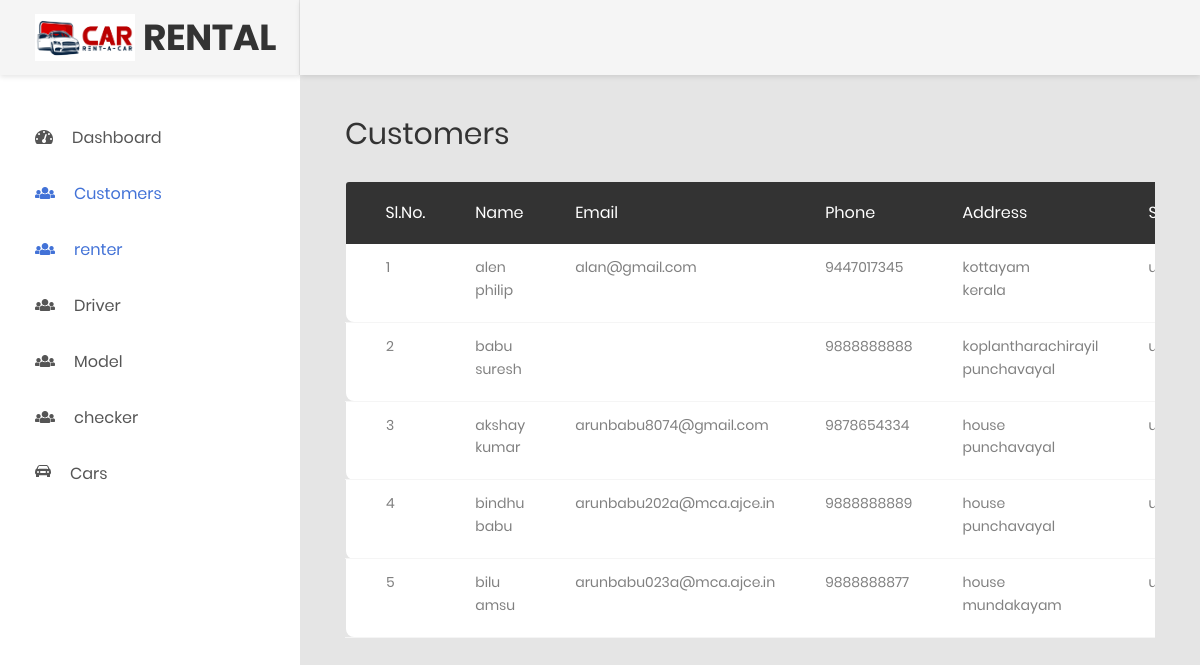
Page /code/admin/customer.php (signed in) on the earlier database version.
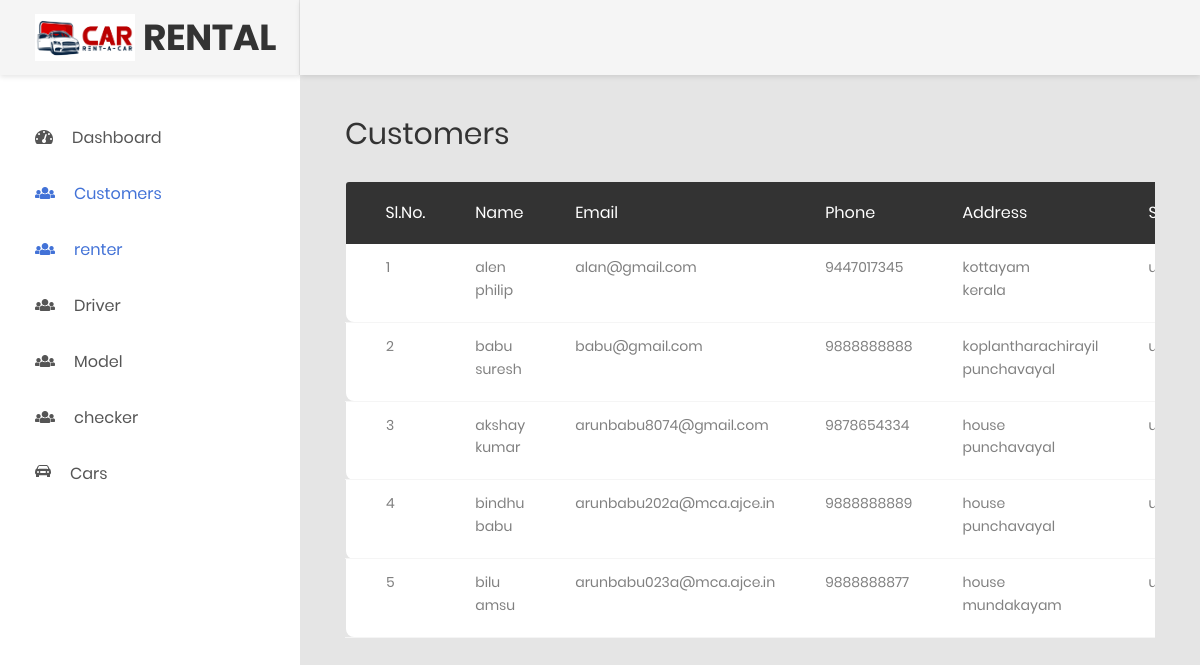
Same page on the later database version.
### tables this page shows
CREATE TABLE `customer` (
  `cus_id` int(11) NOT NULL,
  `log_id` int(11) NOT NULL,
  `fname` varchar(50) NOT NULL,
  `lname` varchar(50) NOT NULL,
  `email` varchar(50) NOT NULL,
  `phone` bigint(20) NOT NULL,
  `addresss` varchar(100) NOT NULL,
  `place` varchar(50) NOT NULL,
  `license` varchar(100) DEFAULT 'null'
);

### code/admin/customer.php (the view, shortened to what the changed rows need)
<?php
include '../config.php';
?>
<!DOCTYPE html>
<html lang="en">
<head>
  <link href="css/font-face.css" rel="stylesheet" media="all">
  <link href="vendor/font-awesome-4.7/css/font-awesome.min.css" rel="stylesheet" media="all">
  <link href="vendor/font-awesome-5/css/fontawesome-all.min.css" rel="stylesheet" media="all">
  <link href="vendor/mdi-font/css/material-design-iconic-font.min.css" rel="stylesheet" media="all">
  <link href="vendor/bootstrap-4.1/bootstrap.min.css" rel="stylesheet" media="all">
  <link href="vendor/animsition/animsition.min.css" rel="stylesheet" media="all">
  <link href="vendor/bootstrap-progressbar/bootstrap-progressbar-3.3.4.min.css" rel="stylesheet" media="all">
  <link href="vendor/wow/animate.css" rel="stylesheet" media="all">
  <link href="vendor/css-hamburgers/hamburgers.min.css" rel="stylesheet" media="all">
  <link href="vendor/slick/slick.css" rel="stylesheet" media="all">
  <link href="vendor/select2/select2.min.css" rel="stylesheet" media="all">
  <link href="vendor/perfect-scrollbar/perfect-scrollbar.css" rel="stylesheet" media="all">
  <link href="css/theme.css" rel="stylesheet" media="all">
</head>
<body class="animsition">
  <div class="page-wrapper">
    <aside class="menu-sidebar d-none d-lg-block">
      <div class="logo">
        <h1>
         RENTAL
        </h1>
      </div>
    </aside>
    <div class="page-container">
      <div class="main-content">
        <div class="section__content section__content--p30">
          <div class="container-fluid">
            <div class="row">
              <div class="col-md-12">
                <div class="overview-wrap">
                  <h2 class="title-1">Customers</h2>
                </div>
              </div>
            </div>
            <div class="row m-t-30">
                            <div class="col-md-12">
                                <div class="table-responsive m-b-40">
                                    <table class="table table-borderless table-data3">
                                        <thead>
                                            <tr>
                                                <th>Sl.No.</th>
                                                <th>Name</th>
                                                <th>Email</th>
                                                <th>Phone</th>
                                                <th>Address</th>
                                                <th>Status</th>
                                            </tr>
                                        </thead>
                                        <?php
                                            $cust = "SELECT * FROM `customer`";
                                            $cust_run = mysqli_query($conn,$cust);
                                            $i = 1;
                                            while($row=mysqli_fetch_array($cust_run)){
                                        ?>
                                        <tbody>
                                            <tr>
                                                <td><?php echo $i; ?></td>
                                                <td><?php echo $row['fname']." ".$row['lname']; ?></td>
                                                <td><?php echo $row['email']; ?></td>
                                                <td><?php echo $row['phone']; ?></td>
                                                <td><?php echo $row['addresss']."<br>".$row['place']; ?></td>
                                                <td><?php
                                                $r=$row['log_id'];
                                                $s="SELECT statuss from login WHERE log_id='$r'";
                                                $s_run = mysqli_query($conn,$s);
                                                $row1=mysqli_fetch_array($s_run);
                                                if($row1['statuss']==0){
                                                  echo "blocked";
                                                }
                                                else{
                                                  echo "unblocked";
                                                }
                                                ?>
                                          </td>
                                            </tr>
                                        </tbody>
                     <?php
                     $i++;
    }
    ?>
                                    </table>
                                </div>
                            </div>
                        </div>
          </div>
        </div>
      </div>
    </div>
  </div>
</body>
</html>

Differences in the rows shown:
changed customer "suresh": email (not shown) → "babu@gmail.com"
